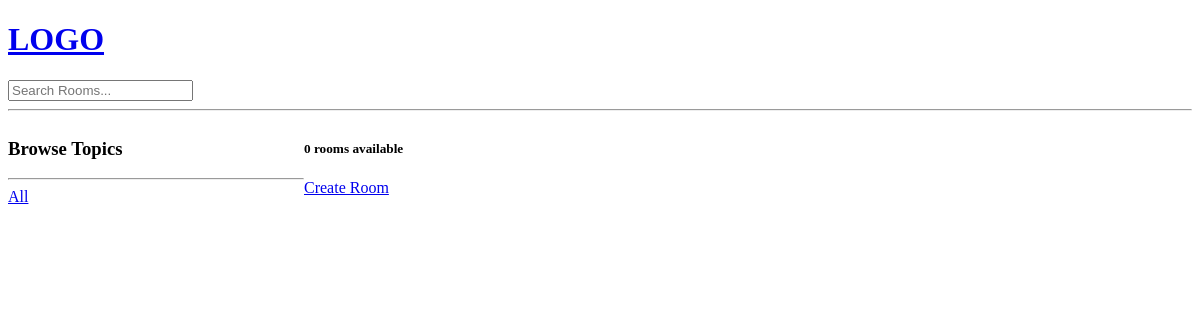
The app's page /?q=JavaScript, older data.
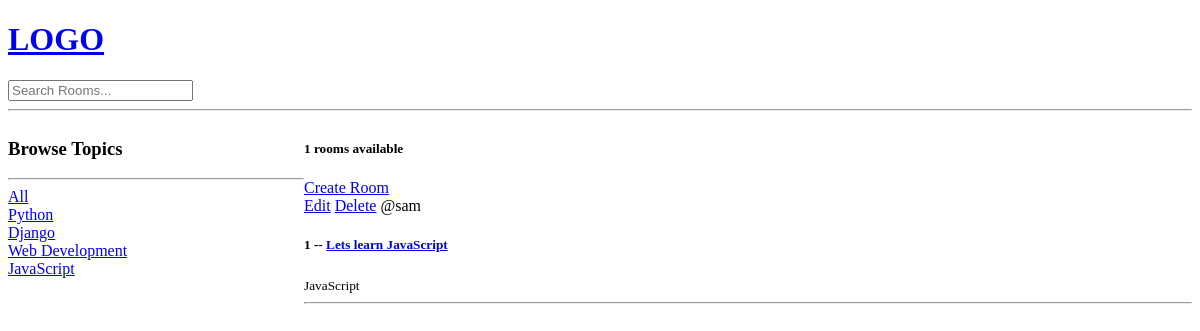
The same page, newer data.
### base/models.py (models this page shows, shortened)
class Topic(models.Model):
    name = models.CharField(max_length=200)

class Room(models.Model):
    host = models.ForeignKey(User, on_delete=models.SET_NULL, null=True)
    topic = models.ForeignKey(Topic, on_delete=models.SET_NULL, null=True)
    name = models.CharField(max_length=200)
    description = models.TextField(null=True, blank=True)
    updated = models.DateTimeField(auto_now=True)
    created = models.DateTimeField(auto_now_add=True)
    class Meta:
        ordering = ["-updated", "-created"]

### base/views.py (the view)
# urls.py: path("", views.home, name="home"),
def home(request):
    q = request.GET.get("q") if request.GET.get("q") != None else ""
    rooms = Room.objects.filter(
            Q(topic__name__icontains=q) |
            Q(name__icontains=q) |
            Q(description__icontains=q)
        )
    topic = Topic.objects.all()
    room_count = rooms.count()
    context = {"rooms": rooms, "topics": topic, "room_count": room_count}
    return render(request, "base/home.html", context)

### base/templates/base/home.html (shortened to what this page needs)
{% extends 'main.html' %}
{% block content %}
<div class="home-container">
    <div>
        <h3>Browse Topics</h3>
        <hr>
        <div>
            <a href="{% url 'home' %}">All</a>
        </div>
        {% for topic in topics %}
        <div>
            <a href="{% url 'home' %}?q={{topic.name}}">{{topic.name}}</a>
        </div>
        {% endfor %}
    </div>
    <div>
        <h5>{{room_count}} rooms available</h5>
        <a href="{% url 'create-room' %}">Create Room</a>
        <div>
            {% for room in rooms %}
                <div>
                    <a href="{% url 'update-room' room.id %}">Edit</a>
                    <a href="{% url 'delete-room' room.id %}">Delete</a>
                    <span>@{{room.host.username}}</span>
                    <h5>{{room.id}} -- <a href="{% url 'room' room.id %}">{{room.name}}</a></h5>
                    <small>{{room.topic.name}}</small>
                    <hr>
                </div>
            {% endfor %}
        </div>
    </div>
</div>
{% endblock content %}

Row changes from the older to the newer data that the page shows:
added Topic: name "Python"
added Topic: name "Django"
added Topic: name "Web Development"
added Topic: name "JavaScript"
added Room: host.username "sam", id "1", name "Lets learn JavaScript", topic.name "JavaScript"
Text that changed along with them:
{{ room_count }}: "0" → "1"
